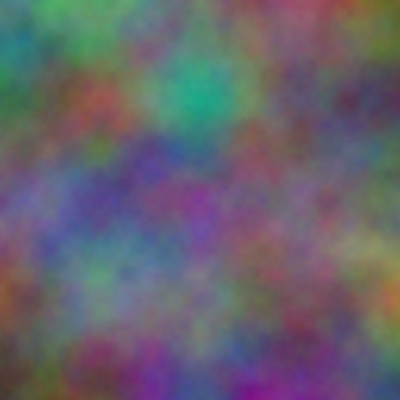
Frame 1 (no input)
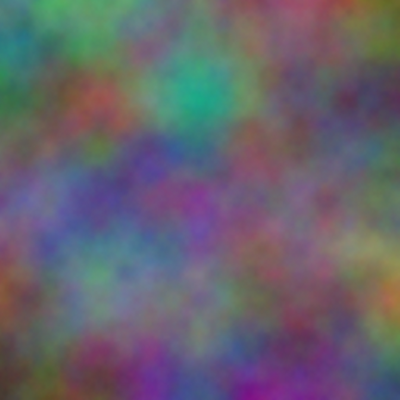
Frame 2 (the mouse pressed at the canvas centre, redrawn once)

The p5.js sketch that drew these frames (run headless with seeded random() and noise() and a simulated clock; the mouse was pressed at the canvas centre and the sketch redrawn once):

// p5.js sketch
// ── sketch.js
//see https://editor.p5js.org/codingtrain/sketches/2_hBcOBrF

let inc = 0.01;
let start = 0.0002

function setup() {
  createCanvas(400, 400);
  pixelDensity(1);
  noiseDetail(8, 0.5);
}

function draw() {

  loadPixels();
  let yoff = start;
  //let xoff = start + 1000;
  for (let y = 0; y < height; y++) {
    let xoff = start + 1000;
    for (let x = 0; x < width; x++) {
      let index = (x + y * width) * 4;
      // let r = random(255);
      let r = noise(xoff+1000, yoff+1000) * 204;
      let g = noise(xoff, yoff) * 204;
      let b = noise(xoff+10000, yoff+1000) * 204;
      pixels[index + 0] = r;
      pixels[index + 1] = g;
      pixels[index + 2] = b;
      pixels[index + 3] = 255;

      xoff += inc;
    }
    yoff += inc;
  }
  start += inc;
  updatePixels();
  //pulls a lot of power when loop runs but the clouds will drift. 
  noLoop();
}
